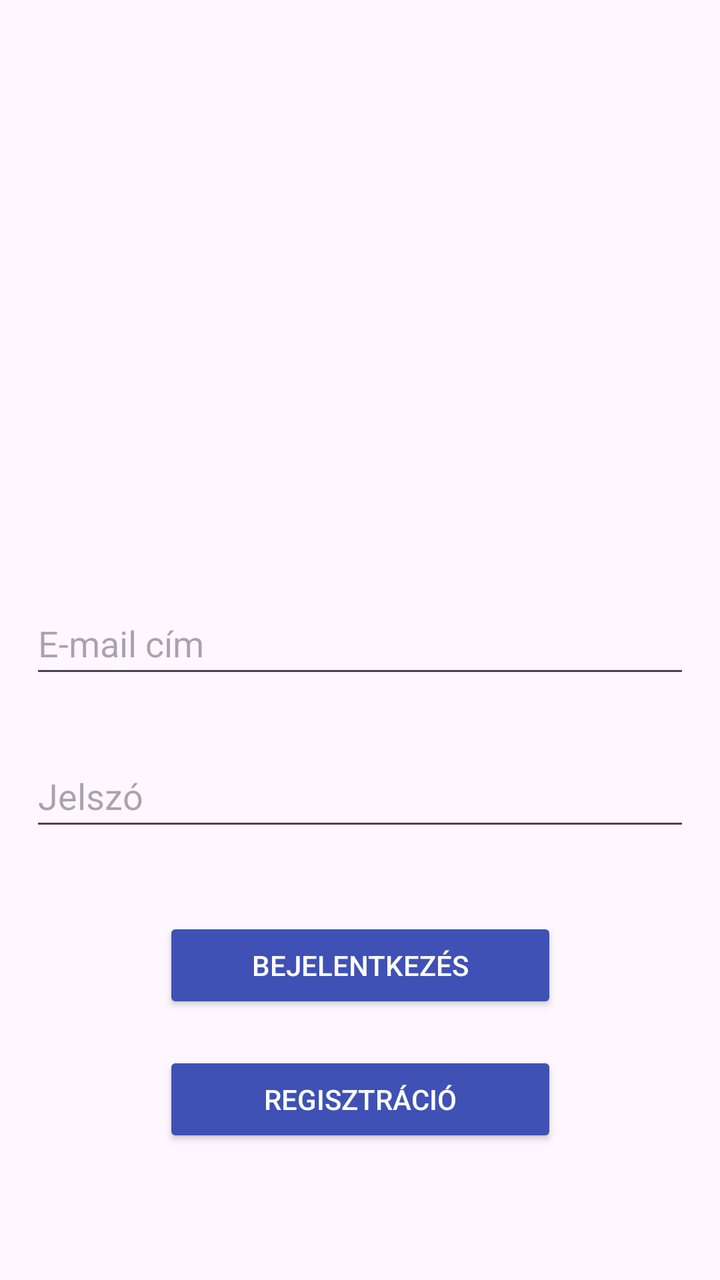
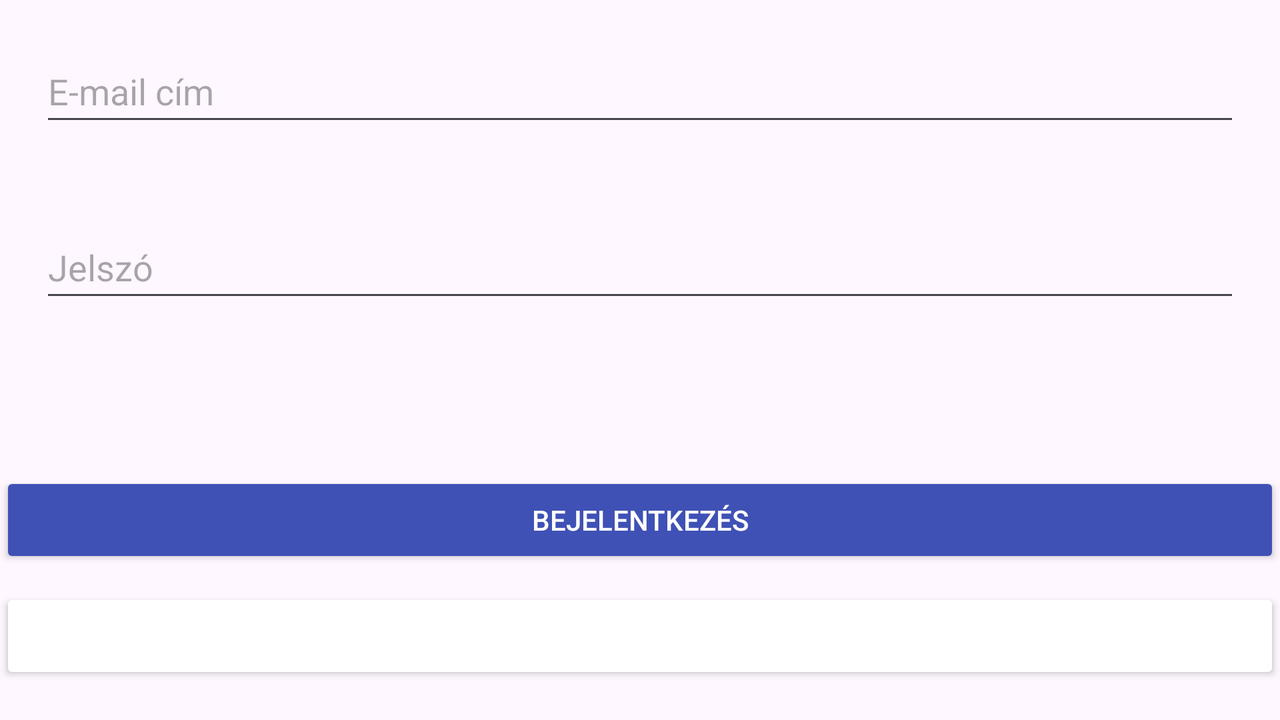

An Android layout and its configuration variant, each rendered on a device that would load it. The default file and the variant file are quoted in full after the pictures.
<!-- AndroidManifest.xml: application theme Theme.Focibajnoksag -->
<!-- res/layout/activity_main.xml -->
<?xml version="1.0" encoding="utf-8"?>
<androidx.constraintlayout.widget.ConstraintLayout xmlns:android="http://schemas.android.com/apk/res/android"
    xmlns:app="http://schemas.android.com/apk/res-auto"
    xmlns:tools="http://schemas.android.com/tools"
    android:layout_width="match_parent"
    android:layout_height="match_parent"
    tools:context=".MainActivity">

    <EditText
        android:id="@+id/editTextUserName"
        android:layout_width="match_parent"
        android:layout_height="wrap_content"
        android:minHeight="48dp"
        android:layout_marginLeft="15dp"
        android:layout_marginRight="15dp"
        android:ems="10"
        android:hint="@string/email"
        android:inputType="textEmailAddress"
        app:layout_constraintBottom_toBottomOf="parent"
        app:layout_constraintTop_toTopOf="parent" />

    <EditText
        android:id="@+id/editTextPassword"
        android:layout_width="match_parent"
        android:layout_height="wrap_content"
        android:minHeight="48dp"
        android:layout_marginLeft="15dp"
        android:layout_marginRight="15dp"
        android:ems="10"
        android:hint="@string/password"
        android:inputType="textPassword"
        app:layout_constraintBottom_toBottomOf="parent"
        app:layout_constraintTop_toBottomOf="@+id/editTextUserName"
        app:layout_constraintVertical_bias="0.114"
        tools:layout_editor_absoluteX="58dp" />

    <Button
        android:id="@+id/loginButton"
        android:layout_width="197dp"
        android:layout_height="48dp"
        android:backgroundTint="#3F51B5"
        android:onClick="login"
        android:text="@string/login"
        android:textColor="@color/white"
        android:textColorLink="#FFFFFF"
        app:layout_constraintBottom_toBottomOf="parent"
        app:layout_constraintEnd_toEndOf="parent"
        app:layout_constraintStart_toStartOf="parent"
        app:layout_constraintTop_toBottomOf="@+id/editTextPassword"
        app:layout_constraintVertical_bias="0.224" />

    <Button
        android:id="@+id/registerButton"
        android:layout_width="197dp"
        android:layout_height="48dp"
        android:backgroundTint="#3F51B5"
        android:onClick="register"
        android:text="@string/registration"
        android:textColor="@color/white"
        app:layout_constraintBottom_toBottomOf="parent"
        app:layout_constraintEnd_toEndOf="parent"
        app:layout_constraintStart_toStartOf="parent"
        app:layout_constraintTop_toBottomOf="@+id/loginButton"
        app:layout_constraintVertical_bias="0.224" />

</androidx.constraintlayout.widget.ConstraintLayout>
<!-- resources referenced by this layout -->
<resources>
  <string name="email">E-mail cím</string>
  <string name="login">Bejelentkezés</string>
  <string name="password">Jelszó</string>
  <string name="registration">Regisztráció</string>
  <style name="Theme.Focibajnoksag" parent="Base.Theme.Focibajnoksag" />
  <style name="Base.Theme.Focibajnoksag" parent="Theme.Material3.DayNight.NoActionBar">
          
          
      </style>
</resources>
<!-- res/layout-land/activity_main.xml (the author's variant of the layout above) -->
<!-- drawn on the phone turned sideways -->
<?xml version="1.0" encoding="utf-8"?>
<LinearLayout
    xmlns:android="http://schemas.android.com/apk/res/android"
    xmlns:tools="http://schemas.android.com/tools"
    android:layout_width="match_parent"
    android:layout_height="match_parent"
    android:orientation="vertical"
    tools:context=".MainActivity">

    <EditText
        android:id="@+id/editTextUserName"
        android:layout_width="match_parent"
        android:layout_height="wrap_content"
        android:minHeight="48dp"
        android:layout_marginLeft="20dp"
        android:layout_marginRight="20dp"
        android:ems="10"
        android:hint="@string/email"
        android:inputType="textEmailAddress"
        android:layout_marginTop="20dp" />

    <EditText
        android:id="@+id/editTextPassword"
        android:layout_width="match_parent"
        android:layout_height="wrap_content"
        android:minHeight="48dp"
        android:layout_marginLeft="20dp"
        android:layout_marginRight="20dp"
        android:ems="10"
        android:hint="@string/password"
        android:inputType="textPassword"
        android:layout_marginTop="40dp"
        tools:layout_editor_absoluteX="58dp" />

    <Button
        android:id="@+id/loginButton"
        android:layout_width="match_parent"
        android:layout_height="48dp"
        android:layout_marginTop="80dp"
        android:backgroundTint="#3F51B5"
        android:onClick="login"
        android:text="@string/login"
        android:textColor="@color/white" />

    <Button
        android:id="@+id/registerButton"
        android:layout_width="match_parent"
        android:layout_height="48dp"
        android:layout_marginTop="10dp"
        android:backgroundTint="#3F51B5"
        android:backgroundTintMode="screen"
        android:onClick="register"
        android:text="@string/registration"
        android:textColor="@color/white" />

</LinearLayout>
